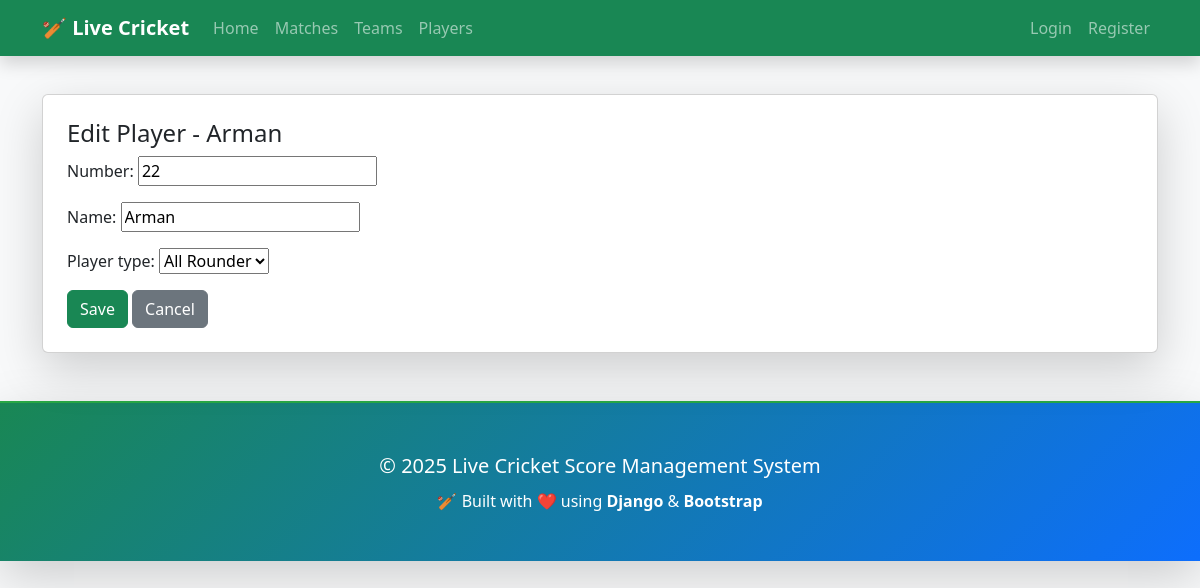
/edit-player/3/, run on the app's committed database.
### home/models.py (models this page shows, shortened)
class Player(models.Model):
    PLAYER_TYPES = (
        ('batsman', 'Batsman'),
        ('bowler', 'Bowler'),
        ('allrounder', 'All Rounder'),
    )
    team = models.ForeignKey(Team, on_delete=models.CASCADE, related_name="players")
    number = models.IntegerField()
    name = models.CharField(max_length=100)
    player_type = models.CharField(max_length=20, choices=PLAYER_TYPES)

### home/views.py (the view)
# urls.py: path("edit-player/<int:player_id>/", views.edit_player, name="edit_player"),
def edit_player(request, player_id):
    player = get_object_or_404(Player, id=player_id)
    if request.method == "POST":
        form = PlayerForm(request.POST, instance=player)
        if form.is_valid():
            form.save()
            messages.success(request, "Player updated successfully!")
            return redirect("home")
    else:
        form = PlayerForm(instance=player)
    return render(request, "edit_player.html", {"form": form, "player": player})

### home/forms.py
class PlayerForm(forms.ModelForm):
    class Meta:
        model = Player
        fields = ["number", "name", "player_type"]

### templates/edit_player.html (shortened to what this page needs)
{% extends "base.html" %}
{% block body %}
<div class="card p-4 shadow-lg">
  <h4>Edit Player - {{ player.name }}</h4>
  <form method="POST">
    {{ form.as_p }}
    <button type="submit" class="btn btn-success">Save</button>
    <a href="{% url 'home' %}" class="btn btn-secondary">Cancel</a>
  </form>
</div>
{% endblock %}

### templates/base.html (style rules this page uses)
body { padding-top: 70px; }

### data on the page
Player: name "Arman", number "22", player_type "All Rounder"
